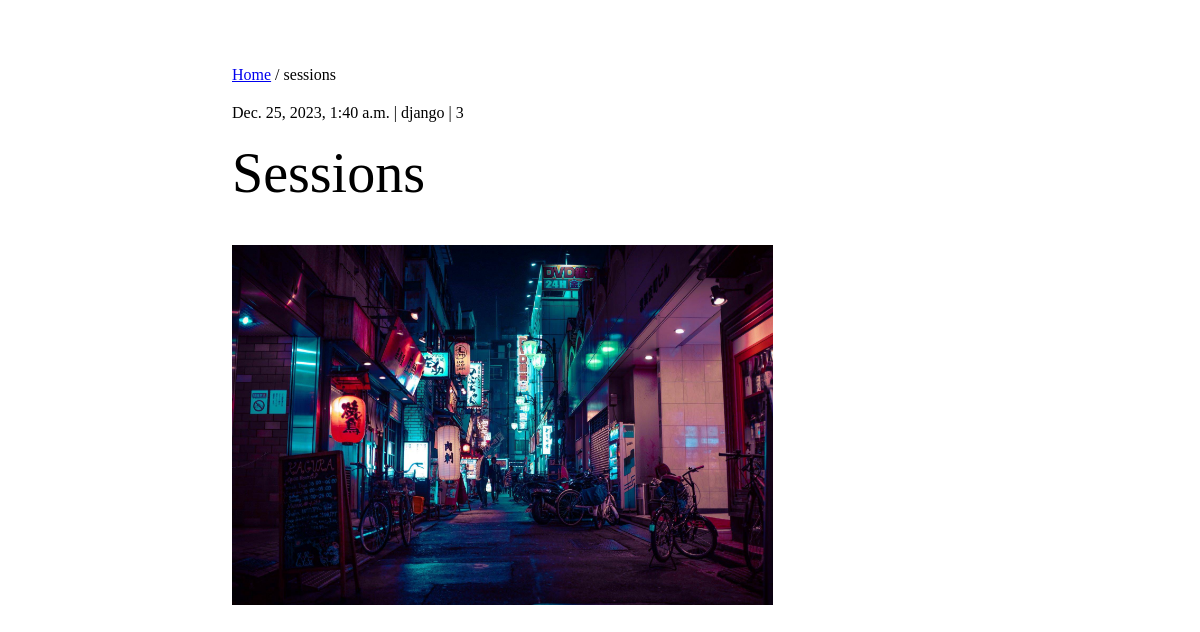
The app's page /article/details/sessions/ with its own data.
### blog/models.py (models this page shows, shortened)
class Article(models.Model):
    author = models.ForeignKey(to=User, on_delete=models.CASCADE, blank=True)
    category = models.ForeignKey(to=Category, on_delete=models.CASCADE)
    topic = models.CharField(max_length=255, unique=True)
    body = tm.HTMLField()
    posted = models.BooleanField(default=False)
    thumbnail = models.ImageField(
        upload_to="thumbnails/",
        null=True,
        blank=True,
        validators=[
            FileExtensionValidator(allowed_extensions=["png", "jpg", "jpeg"]),
        ],
    )
    slug = AutoSlugField(
        populate_from="topic",
        blank=True,
        null=True,
        unique=True,
        always_update=True,
        default=None,
        unique_with=["author"],
    )
    created_on = models.DateTimeField(null=True, blank=True)
    updated_on = models.DateTimeField(null=True, blank=True)
    views = models.IntegerField(default=0)
    def thumbnail_url(self):
        if self.thumbnail:
            return self.thumbnail.url
        else:
            url = "#"
            return url
    def save(self, *args, **kwargs):
        if self.created_on is None and self.posted:
            self.created_on = timezone.now()
        if self.created_on:
            self.updated_on = timezone.now()
        if not self.pk and self.category is not None:
            self.category.total_post += 1
            self.category.save()
        return super().save(*args, **kwargs)

class Category(models.Model):
    name = models.CharField(max_length=100, unique=True)
    total_post = models.IntegerField(verbose_name="total posts", default=0)
    def __str__(self):
        return self.name

### blog/views.py (the view)
@transaction.atomic()
def article_details(request, slug):
    article = get_article(slug)
    id_ = article.pk
    instance_id = request.session.get(f"instance_{id_}", 0)
    if instance_id != article.pk:
        article.views += 1
        article.save()
        request.session[f"instance_{id_}"] = article.pk
    related_articles = Article.objects.all().exclude(slug=slug)[:6]
    context = {"article": article, "related_articles": related_articles}
    return render(request, "blog/article_details.html", context=context)

### blog/views.py (called while the page is built)
def get_article(slug):
    return Article.objects.get(slug=slug)

### blog/templates/blog/article_details.html (shortened to what this page needs)
{% extends 'base.html' %}
{% block content %}
    <p>
        <a href="{% url 'blog:home' %}">Home</a> / {{ article.slug }}
    </p>
    <p>
        <span>{{ article.updated_on }}</span> | <span>{{ article.category }}</span> |
        <span>{{ article.views }}</span>
    </p>
    <h1>{{ article.topic }}</h1>
    <img src="{{ article.thumbnail_url }}" height="360" alt="" />
    <br>
    <br>
{% endblock %}

### templates/base.html (style rules this page uses)
* { padding: 0; margin: 0; box-sizing: border-box; font-family: 'sans-serif'; }
span { word-break: brak-all; }
p, a { line-height: 1.4; font-size: 1rem; }
p { margin: 1rem 0; }
h1 { font-size: 3.5rem; font-weight: 500; margin-bottom: 2.5rem; }

### records on screen
Article: slug "sessions", updated_on "Dec. 25, 2023, 1:40 a.m.", category "django", views "3", topic "Sessions", thumbnail_url (picture)
